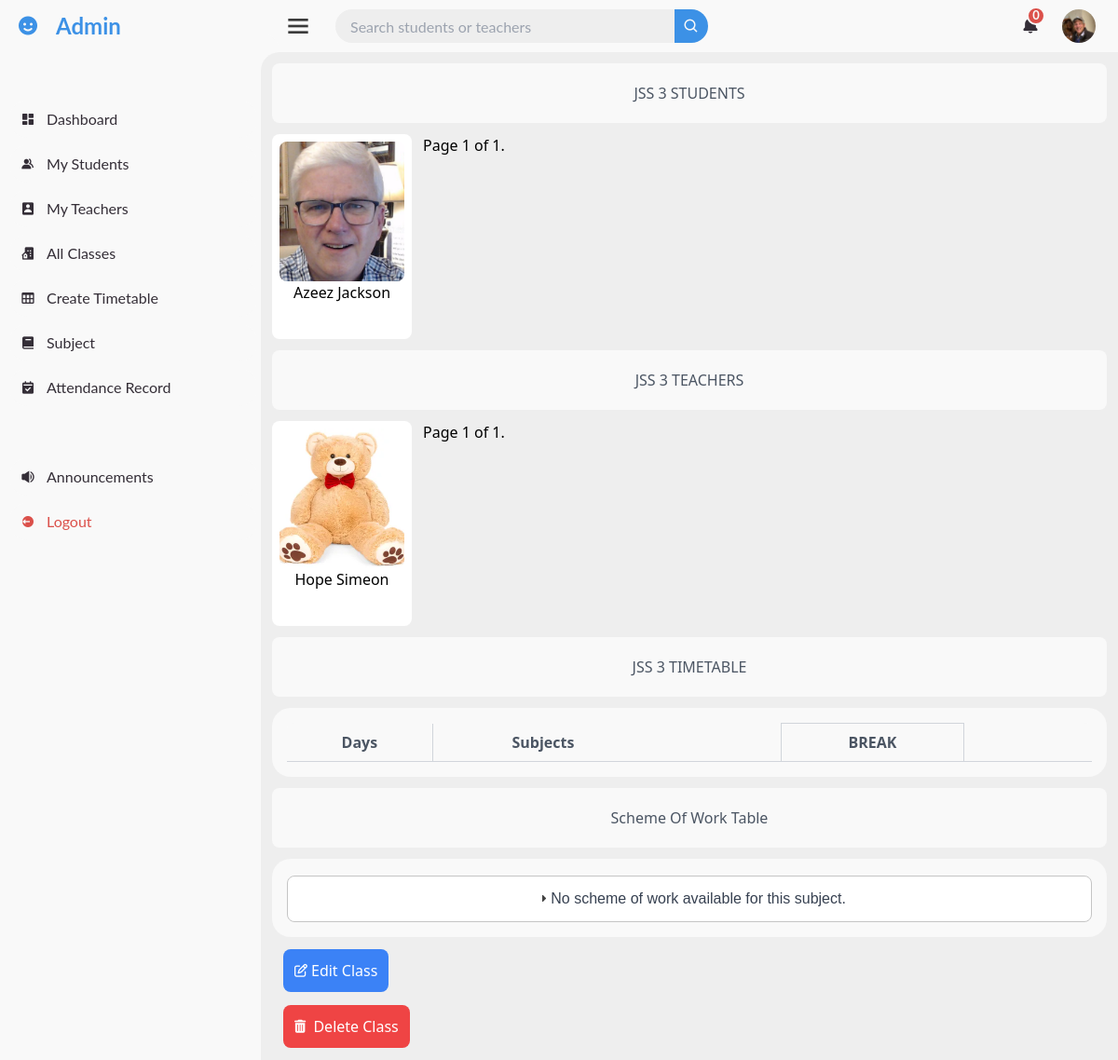
Page /admin_dashboard/myclass/1/ (signed in) on the committed database.
### classes/models.py (models this page shows, shortened)
class Class(models.Model):
    name = models.CharField(max_length=100)
    subjects = models.ManyToManyField(Subject, related_name='classes')

### administration/models.py (models this page shows, shortened)
class Student(models.Model):
    user = models.OneToOneField(User, on_delete=models.CASCADE, related_name="student_profile")
    student_class = models.ForeignKey(Class, on_delete=models.SET_NULL, null=True, related_name='students')
    home_address = models.TextField()
    parent_or_guardian_name = models.CharField(max_length=100)
    parent_or_guardian_phone_number = models.CharField(max_length=15)
    parent_email = models.EmailField(blank=True, null=True, default=None)

class Teacher(models.Model):
    user = models.OneToOneField(User, on_delete=models.CASCADE, related_name='teacher_profile')
    phone_number = models.CharField(max_length=15)
    subject = models.ManyToManyField(Subject, related_name='teachers')
    home_address = models.TextField()
    classes = models.ManyToManyField(Class, related_name='teacher_classes')
    emergency_contact = models.CharField(max_length=100)

### accounts/models.py (models this page shows, shortened)
class CustomUser(AbstractUser):
    email = models.EmailField(unique=True)
    is_approved = models.BooleanField(default=False)
    is_teacher = models.BooleanField(default=False)
    is_student = models.BooleanField(default=False)
    profile_photo = models.ImageField(upload_to='profile_photo/', default='default.jpg', blank=True, null=True)
    USERNAME_FIELD = 'email'
    REQUIRED_FIELDS = ['first_name', 'last_name']
    objects = CustomUserManager()

### classes/views.py (the view)
# urls.py: path('admin_dashboard/myclass/<int:user_id>/', classDetail, name='class_details'),
@login_required
def classDetail(request, user_id):
    if not request.user.is_superuser:
        return HttpResponseForbidden('You do not have permission to access this page.')
    classes = get_object_or_404(Class, id=user_id)
    student = Student.objects.filter(student_class=classes).order_by('user__last_name')
    student_page_obj = paginate_objects(request, student, 5)
    teacher = Teacher.objects.filter(classes=classes).order_by('user__last_name')
    teacher_page_obj = paginate_objects(request, teacher, 5)
    timetable = Timetable.objects.filter(class_info=classes)
    scheme_of_work = SchemeOfWork.objects.filter(classes=classes)
    schemes_by_subject = {}
    for scheme in scheme_of_work:
        if scheme.subject not in schemes_by_subject:
            schemes_by_subject[scheme.subject] = []
        schemes_by_subject[scheme.subject].append(scheme)
    context = {
        'class': classes,
        'teacher_page_obj': teacher_page_obj,
        'student_page_obj': student_page_obj,
        'timetables': timetable,
        'schemes_by_subject': schemes_by_subject
    }
    return render(request, 'dashboards/all_admin_pages/classDetail.html', context)

### templates/dashboards/all_admin_pages/classDetail.html (shortened to what this page needs)
{% extends 'dashboards/all_admin_pages/base.html' %}
{% load static %}
{% block section %}
<div class="m-3 rounded-lg mb-3">
    <p class="text-center p-5 mb-3 rounded-lg font-medium text-gray-600" style="background-color: #F9F9F9;">{{class.name}} STUDENTS</p>
    <div class="order">
        <div class="flex flex-wrap gap-3">
            {%if student_page_obj%}
            {%for students in student_page_obj%}
            <a href="{% url 'student_detail' user_id=students.user.id %}">
                <div class="p-2 rounded-lg flex item-center justify-center text-center font-medium hover:bg-blue-300 hover:text-white bg-white" style="width: 150px; height: 220px;">
                    <div>
                    <img src="{{students.user.profile_photo.url}}" class="object-cover rounded-lg" style="height: 150px; width: 150px;" alt="{{students.user.first_name}} {{students.user.last_name}}">
                    <p>{{students.user.first_name}} {{students.user.last_name}}</p>
                    </div>
                </div>
            </a>
            {%endfor%}
            <div class="pagination">
                <span class="step-links">
                    <span class="current">
                        Page {{ student_page_obj.number }} of {{ student_page_obj.paginator.num_pages }}.
                    </span>
                </span>
            </div>
        {% else %}
            <p class="text-center text-gray-500">No students available.</p>
        {% endif %}
        </div>
    </div>
    <p class="text-center p-5 mb-3 rounded-lg font-medium text-gray-600 mt-3" style="background-color: #F9F9F9;">{{class.name}} TEACHERS</p>
    <div class="order">
        <div class="flex flex-wrap gap-3">
            {%if teacher_page_obj%}
            {%for teachers in teacher_page_obj%}
            <a href="{% url 'teacher_detail' user_id=teachers.user.id %}">
                <div class="p-2 rounded-lg flex item-center justify-center text-center font-medium hover:bg-blue-300 hover:text-white bg-white" style="width: 150px; height: 220px;">
                    <div>
                    <img src="{{teachers.user.profile_photo.url}}" class="object-cover rounded-lg" style="height: 150px; width: 150px;" alt="{{teachers.user.first_name}} {{teachers.user.last_name}}">
                    <p>{{teachers.user.first_name}} {{teachers.user.last_name}}</p>
                    </div>
                </div>
            </a>
            {%endfor%}
            <div class="pagination">
                <span class="step-links">
                    <span class="current">
                        Page {{ teacher_page_obj.number }} of {{ teacher_page_obj.paginator.num_pages }}.
                    </span>
                </span>
            </div>
        {% else %}
            <p class="text-center text-gray-500">No students available.</p>
        {% endif %}
        </div>
    </div>
    <p class="text-center p-5 mb-3 rounded-lg font-medium text-gray-600 mt-3" style="background-color: #F9F9F9;">{{class.name}} TIMETABLE</p>
    <div class="table-data">
    <div>
    <table class="min-w-full py-3 rounded-lg" style="background-color: #F9F9F9;">
        <thead>
            <tr>
                <th class="py-2 px-2 border-b border-r  border-gray-300 text-gray-600">Days</th>
                <th class="py-2 px-2 border-b border-gray-300 text-gray-600">Subjects</th>
                <th class="py-2 px-2 border-b border-gray-300"></th>
                <th class="py-2 px-2 border-b border-gray-300"></th>
                <th class="py-2 px-2 border-b border-gray-300"></th>
                <th class="py-2 px-2 border border-gray-300 text-gray-600">BREAK</th>
                <th class="py-2 px-2 border-b border-gray-300"></th>
                <th class="py-2 px-2 border-b border-gray-300"></th>
                <th class="py-2 px-2 border-b border-gray-300"></th>
            </tr>
        </thead>
    </table>
</div>
<p class="text-center p-5 my-3 rounded-lg font-medium text-gray-600" style="background-color: #F9F9F9;">Scheme Of Work Table</p>
<div id="accordion">
    {% for subject, schemes in schemes_by_subject.items %}
        <h3 class="font-medium">
            Scheme Of Work For <span style="font-weight: bold;">{{subject}}</span>
        </h3>
        <div>
            <table class="min-w-full py-3 rounded-lg" style="background-color: #F9F9F9;">
                <thead>
                    <tr>
                        <th class="py-2 px-2 border-2 border-r  border-gray-300 text-gray-600">Week</th>
                        <th class="py-2 px-2 border-2 border-r  border-gray-300 text-gray-600">Subject Topics</th>
                        <th class="py-2 px-2 border-2 border-r  border-gray-300 text-gray-600">Subject Descriptions</th>
                    </tr>
                </thead>
                <tbody>
                    {% for scheme_of_work in schemes %}
                        <tr>
                            <td class="pl-2 border-2 border-gray-300 w-44">{{ scheme_of_work.week }}</td>
                            <td class="pl-2 border-2 border-gray-300 w-44">{{ scheme_of_work.subject_date }}</td>
                            <td class="pl-2 border-2 border-gray-300 h-28">{{ scheme_of_work.subject_topics }}</td>
                        </tr>
                    {% empty %}
                        <tr>
                            <td colspan="3">No scheme of work available for this subject.</td>
                        </tr>
                    {% endfor %}
                </tbody>
            </table>
        </div>
    {%empty%}
        <p class="bg-white text-gray-700 py-4 px-6 m-3 rounded-lg text-center font-medium text-2xl">No scheme of work available for this subject.</p>
    {%endfor%}
</div>
</div>
    <p class="p-3 mt-3  font-normal text-white"><a href="{%url 'edit_class' class_id=class.id%}" class="bg-blue-500 p-3 rounded-lg hover:bg-blue-300"><i class="fa-regular fa-pen-to-square fa-sm"></i><span class="md:pl-1">Edit Class</span></a></p>
    <p class="p-3 mt-3  font-normal text-white"><a href="{%url 'delete_class' class_id=class.id%}" class="bg-red-500 p-3 rounded-lg hover:bg-red-300"><i class="fa-solid fa-trash-can fa-sm"></i> <span class="pl-1">Delete Class</span></a></p>
</div>
{%endblock section%}

### templates/dashboards/all_admin_pages/base.html (shortened to what this page needs)
{%extends 'dashboards/base.html'%}
{%load static%}
{%block content%}
{%url 'admin_dashboard' as admin_dashboard%}
{%url 'my_teacher' as my_teacher%}
{%url 'my_student' as my_student%}
{%url 'my_class' as my_class%}
{%url 'choose_class_timetable' as choose_class_timetable%}
{%url 'subject_list' as subject_list%}
{%url 'all_annoucement' as all_annoucement%}
{%url 'view_attendance_class' as view_attendance_class%}
<section id="sidebar">
        <a href="{%url 'admin_dashboard'%}" class="brand">
            <i class='bx bxs-smile' ></i>
            <span class="text">Admin</span>
        </a>
        <ul class="side-menu top">
            <li class="{% if request.path == admin_dashboard %}active{% endif %}">
                <a href="{%url 'admin_dashboard'%}">
                    <i class='bx bxs-dashboard' ></i>
                    <span class="text">Dashboard</span>
                </a>
            </li>
            <li class="{% if request.path == my_student %}active{% endif %}">
                <a href="{{my_student}}">
                    <i class='bx bxs-group' ></i>
                    <span class="text">My Students</span>
                </a>
            </li>
            <li class="{% if request.path == my_teacher %}active{% endif %}">
                <a href="{{my_teacher}}">
                    <i class='bx bxs-user-rectangle'></i>
                    <span class="text">My Teachers</span>
                </a>
            </li>
            <li class="{% if request.path == my_class %}active{% endif %}">
                <a href="{{my_class}}">
                    <i class='bx bxs-building-house' ></i>
                    <span class="text">All Classes</span>
                </a>
            </li>
            <li class="{% if request.path == choose_class_timetable %}active{% endif %}">
                <a href="{{choose_class_timetable}}">
                    <i class='bx bx-table'></i></i>
                    <span class="text">Create Timetable</span>
                </a>
            </li>
            <li class="{% if request.path == subject_list %}active{% endif %}">
                <a href="{{subject_list}}">
                    <i class='bx bxs-book'></i>
                    <span class="text">Subject</span>
                </a>
            </li>
            <li class="{% if request.path == view_attendance_class %}active{% endif %}">
                <a href="{{view_attendance_class}}">
                    <i class='bx bxs-calendar-check'></i>
                    <span class="text">Attendance Record</span>
                </a>
            </li>
        </ul>
        <ul class="side-menu">
        <li class="{% if request.path == all_annoucement %}active{% endif %}">
            <a href="{{all_annoucement}}">
                <i class='bx bxs-volume-full' ></i>
                <span class="text">Announcements</span>
            </a>
        </li>
        <li>
            <a href="{%url 'logout'%}" class="logout">
                <i class='bx bxs-log-out-circle' ></i>
                <span class="text">Logout</span>
            </a>
        </li>
    </ul>
</section>
<section id="content">
         <nav>
            <i class='bx bx-menu' style="font-size: 32px; color: rgb(58, 58, 58);"></i>
            <form method="GET" action="{% url 'search_results_view' %}">
                <div class="form-input">
                    <input type="search" name="query" placeholder="Search students or teachers">
                    <button type="submit" class="search-btn"><i class='bx bx-search'></i></button>
                </div>
            </form>
            <a href="#" class="notification" id="notificationBell">
                <i class='bx bxs-bell' ></i>
                <span class="num">{{total_notifications}}</span>
            </a>
            <a href="#" class="profile">
                <img src="{%static 'img/449181880_1484650349104562_652231313086318225_n.jpg'%}" alt="">
            </a>
        </nav>
        {%block section%}
        {%endblock section%}
</section>
{%endblock content%}

### templates/dashboards/base.html (shortened to what this page needs)
{%load static%}
<!DOCTYPE html>
<html lang="en">
<head>
    <link href='https://unpkg.com/boxicons@2.1.4/css/boxicons.min.css' rel='stylesheet'>
    <link rel="stylesheet" href="https://code.jquery.com/ui/1.12.1/themes/base/jquery-ui.css">
    <link href="https://cdn.jsdelivr.net/npm/tailwindcss@2.2.19/dist/tailwind.min.css" rel="stylesheet">
    <link href="https://cdnjs.cloudflare.com/ajax/libs/lightbox2/2.11.3/css/lightbox.min.css" rel="stylesheet">
    <link rel="stylesheet" href="//cdnjs.cloudflare.com/ajax/libs/timepicker/1.3.5/jquery.timepicker.min.css">
    <link href="https://cdnjs.cloudflare.com/ajax/libs/select2/4.0.13/css/select2.min.css" rel="stylesheet" />
    <link rel="stylesheet" href="{% static 'css/dashboard.css' %}">
</head>
<body>
{%block content%}
{%endblock content%}
</body>
</html>

### rows in the picture
Class: name "JSS 3"
Student: user.profile_photo (picture), user.first_name "Azeez", user.last_name "Jackson"
Teacher: user.profile_photo (picture), user.first_name "Hope", user.last_name "Simeon"

### other values in the picture
{{ total_notifications }} "0"
{{ student_page_obj.number }} "1"
{{ student_page_obj.paginator.num_pages }} "1"
{{ teacher_page_obj.number }} "1"
{{ teacher_page_obj.paginator.num_pages }} "1"
